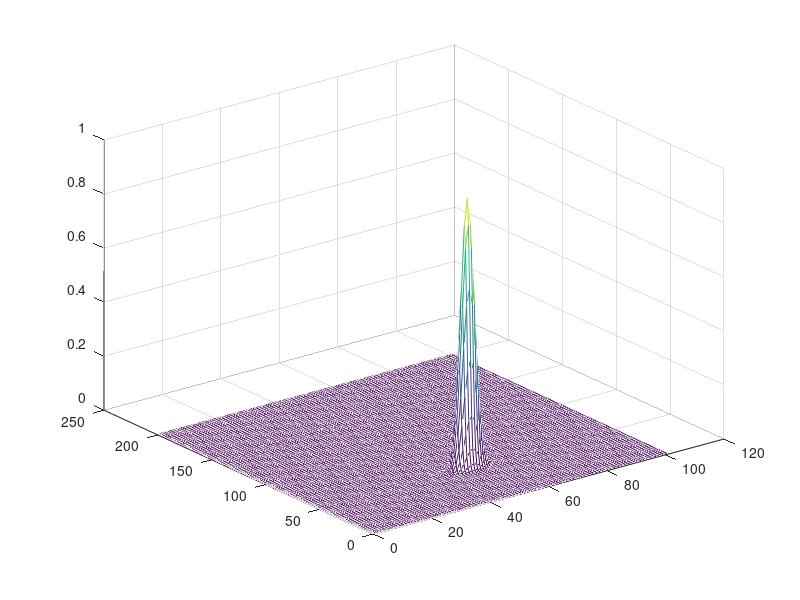

MATLAB code to generate this figure: (Note: this script raises an error after producing the figure.)
n_x = 201;
n_y = 101;
U6c_init = zeros( n_x, n_y );
dU6c_init = zeros( n_x, n_y );

for j = 1:n_x
    for k = 1:n_y
        x = 2*(j - 1)/(n_x - 1);
        y = (k - 1)/(n_y - 1);
        
        U6c_init(j, k) = exp( -1000*((x - 0.5)^2 + (y - 0.5)^2) );
    end
end

mesh(U6c_init)



[t6c, U6c] = wave2d( 1, 1, U6c_init, dU6c_init, @U6c_bndry, [0, 350], 710 );
[z_min, t_min] = min( U6c(151, 51, :) )
%t( t_min )

%frames6c = animate( U6c );
